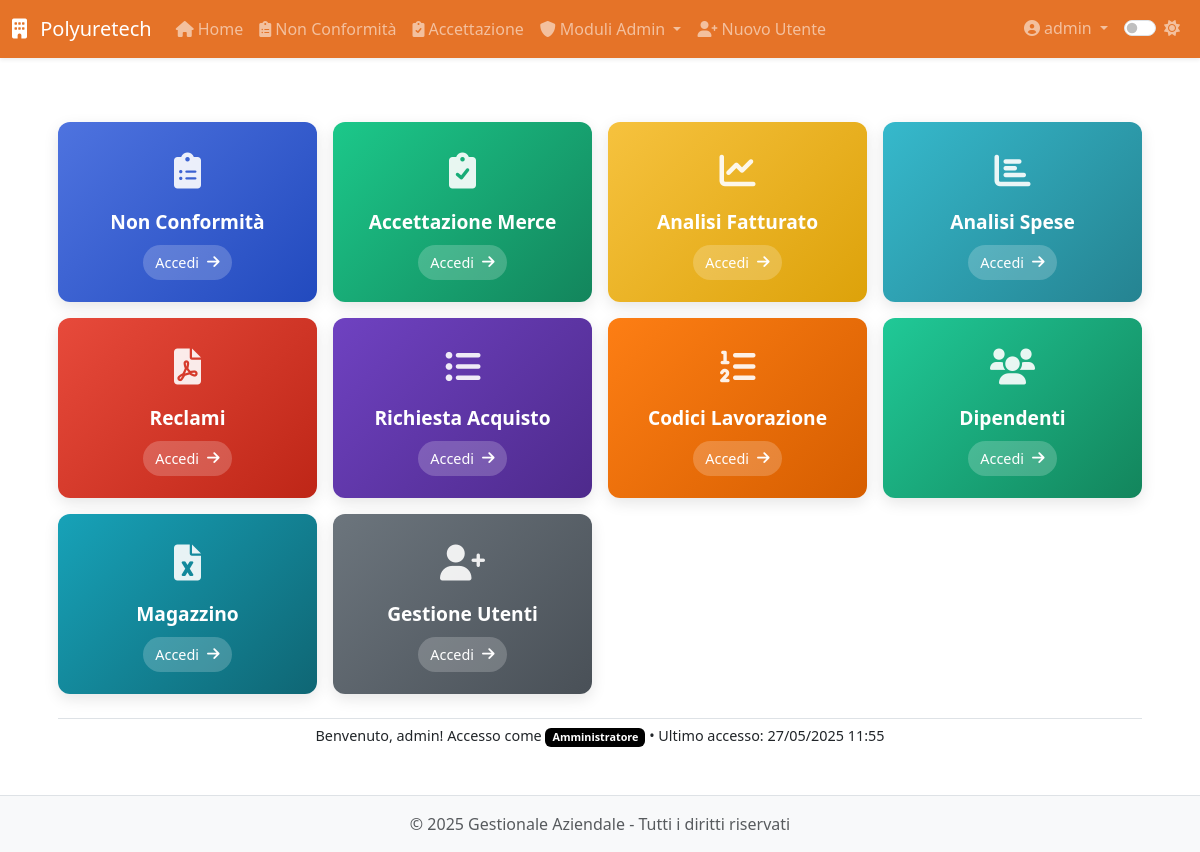
Page /index (signed in) on the committed database.
### app/models.py (models this page shows, shortened)
class User(UserMixin, db.Model):
    __tablename__ = 'users'
    id = db.Column(db.Integer, primary_key=True)
    username = db.Column(db.String(64), unique=True, nullable=False, index=True)
    email = db.Column(db.String(120), unique=True, nullable=False, index=True)
    password_hash = db.Column(db.String(128), nullable=False)
    role = db.Column(db.String(20), default='operatore')  # 'operatore' o 'admin'
    created_at = db.Column(db.DateTime, default=datetime.utcnow)
    last_login = db.Column(db.DateTime)
    is_active = db.Column(db.Boolean, default=True)
    is_admin = db.Column(db.Boolean, default=False)
    modules = db.Column(db.String(255), default='')  # Lista di moduli accessibili separati da virgola
    modulo1_entries = db.relationship('Modulo1Entry',
                               backref='author',
                               lazy='dynamic',
                               foreign_keys='Modulo1Entry.user_id')
    modulo5_entries = db.relationship('Modulo5Entry',
                               backref='author',
                               lazy='dynamic',
                               foreign_keys='Modulo5Entry.user_id')
    def is_admin(self):
        return self.role == 'admin'

### app/routes/dashboard.py (the view)
@dashboard.route('/')
@dashboard.route('/index')
@login_required
def index():
    stats = {
        'modulo1_count': 0,
        'modulo1_unviewed': 0,
        'modulo5_count': 0,
        'modulo5_unviewed': 0,
        'fatturato_totale': 0,
        'clienti_count': 0,
        'users_count': 0,
        'admin_count': 0,
        'operatori_count': 0
    }
    if current_user.is_admin():
        stats['modulo1_count'] = Modulo1Entry.query.count()
        stats['modulo1_unviewed'] = Modulo1Entry.query.filter_by(viewed=False).count()
        stats['modulo5_count'] = Modulo5Entry.query.count()
        stats['modulo5_unviewed'] = Modulo5Entry.query.filter_by(viewed=False).count()
        stats['fatturato_totale'] = db.session.query(func.sum(Fatturato.importo)).scalar() or 0
        stats['clienti_count'] = Cliente.query.count()
        stats['users_count'] = User.query.count()
        stats['admin_count'] = User.query.filter_by(role='admin').count()
        stats['operatori_count'] = User.query.filter_by(role='operatore').count()
    recent_activities = []  # opzionalmente da implementare
    return render_template('dashboard/index.html', title='Dashboard', stats=stats, recent_activities=recent_activities)

### app/__init__.py (called while the page is built)
def register_jinja_filters(app):
    @app.template_filter('format_date')
    def format_date(value, format='%d/%m/%Y'):
        if value:
            return value.strftime(format)
        return ""
    @app.template_filter('format_currency')
    def format_currency(value):
        """Formatta un valore come valuta"""
        if value is not None:
            return f"€ {value:,.2f}".replace(",", "X").replace(".", ",").replace("X", ".")
        return "€ 0,00"
    @app.template_filter('truncate_text')
    def truncate_text(text, length=100):
        """Tronca il testo alla lunghezza specificata"""
        if text and len(text) > length:
            return text[:length] + "..."
        return text if text else ""

### app/models.py (called while the page is built)
@login_manager.user_loader
def load_user(id):
    return User.query.get(int(id))

### app/templates/dashboard/index.html (shortened to what this page needs)
{% extends "base.html" %}
{% block content %}
<div class="dashboard-container">
    <div class="row g-3">
        <div class="col-2-4">
            <div class="dashboard-card gradient-1">
                <div class="card-icon">
                    <i class="fas fa-clipboard-list"></i>
                </div>
                <div class="card-content">
                    <h3>Non Conformità</h3>
                    <a href="{{ url_for('modulo1.index') }}" class="card-link">
                        Accedi <i class="fas fa-arrow-right"></i>
                    </a>
                </div>
            </div>
        </div>
        <div class="col-2-4">
            <div class="dashboard-card gradient-2">
                <div class="card-icon">
                    <i class="fas fa-clipboard-check"></i>
                </div>
                <div class="card-content">
                    <h3>Accettazione Merce</h3>
                    <a href="{{ url_for('modulo5.index') }}" class="card-link">
                        Accedi <i class="fas fa-arrow-right"></i>
                    </a>
                </div>
            </div>
        </div>
        {% if current_user.is_admin() %}
        <div class="col-2-4">
            <div class="dashboard-card gradient-3">
                <div class="card-icon">
                    <i class="fas fa-chart-line"></i>
                </div>
                <div class="card-content">
                    <h3>Analisi Fatturato</h3>
                    <a href="{{ url_for('modulo2.index') }}" class="card-link">
                        Accedi <i class="fas fa-arrow-right"></i>
                    </a>
                </div>
            </div>
        </div>
        <div class="col-2-4">
            <div class="dashboard-card gradient-4">
                <div class="card-icon">
                    <i class="fas fa-chart-bar"></i>
                </div>
                <div class="card-content">
                    <h3>Analisi Spese</h3>
                    <a href="{{ url_for('modulo3.index') }}" class="card-link">
                        Accedi <i class="fas fa-arrow-right"></i>
                    </a>
                </div>
            </div>
        </div>
        <div class="col-2-4">
            <div class="dashboard-card gradient-5">
                <div class="card-icon">
                    <i class="fas fa-file-pdf"></i>
                </div>
                <div class="card-content">
                    <h3>Reclami</h3>
                    <a href="{{ url_for('modulo4.index') }}" class="card-link">
                        Accedi <i class="fas fa-arrow-right"></i>
                    </a>
                </div>
            </div>
        </div>
        <div class="col-2-4">
            <div class="dashboard-card gradient-6">
                <div class="card-icon">
                    <i class="fas fa-list-ul"></i>
                </div>
                <div class="card-content">
                    <h3>Richiesta Acquisto</h3>
                    <a href="{{ url_for('modulo6.index') }}" class="card-link">
                        Accedi <i class="fas fa-arrow-right"></i>
                    </a>
                </div>
            </div>
        </div>
        <div class="col-2-4">
            <div class="dashboard-card gradient-7">
                <div class="card-icon">
                    <i class="fas fa-list-ol"></i>
                </div>
                <div class="card-content">
                    <h3>Codici Lavorazione</h3>
                    <a href="{{ url_for('modulo7.index') }}" class="card-link">
                        Accedi <i class="fas fa-arrow-right"></i>
                    </a>
                </div>
            </div>
        </div>
        <div class="col-2-4">
            <div class="dashboard-card gradient-8">
                <div class="card-icon">
                    <i class="fas fa-users"></i>
                </div>
                <div class="card-content">
                    <h3>Dipendenti</h3>
                    <a href="{{ url_for('modulo8.dashboard') }}" class="card-link">
                        Accedi <i class="fas fa-arrow-right"></i>
                    </a>
                </div>
            </div>
        </div>
        <div class="col-2-4">
            <div class="dashboard-card gradient-9">
                <div class="card-icon">
                    <i class="fas fa-file-excel"></i>
                </div>
                <div class="card-content">
                    <h3>Magazzino</h3>
                    <a href="{{ url_for('modulo9.index') }}" class="card-link">
                        Accedi <i class="fas fa-arrow-right"></i>
                    </a>
                </div>
            </div>
        </div>
        <div class="col-2-4">
            <div class="dashboard-card gradient-10">
                <div class="card-icon">
                    <i class="fas fa-user-plus"></i>
                </div>
                <div class="card-content">
                    <h3>Gestione Utenti</h3>
                    <a href="{{ url_for('auth.register') }}" class="card-link">
                        Accedi <i class="fas fa-arrow-right"></i>
                    </a>
                </div>
            </div>
        </div>
        {% endif %}
    </div>
    <div class="dashboard-footer">
        <p class="dashboard-subtitle">Benvenuto, {{ current_user.username }}! Accesso come
            <span class="badge bg-{{ 'primary' if current_user.is_admin() else 'secondary' }}">
                {{ 'Amministratore' if current_user.is_admin() else 'Operatore' }}
            </span>
            • Ultimo accesso:
            {% if current_user.last_login %}
                {{ current_user.last_login | format_date('%d/%m/%Y %H:%M') }}
            {% else %}
                Prima volta
            {% endif %}
        </p>
    </div>
</div>
{% endblock %}

### app/templates/base.html (shortened to what this page needs)
<!DOCTYPE html>
<html lang="it">
<head>
    <link href="https://cdn.jsdelivr.net/npm/bootstrap@5.3.0-alpha1/dist/css/bootstrap.min.css" rel="stylesheet">
    <link rel="stylesheet" href="https://cdnjs.cloudflare.com/ajax/libs/font-awesome/6.0.0/css/all.min.css">
    <link id="theme-style" rel="stylesheet" href="{{ url_for('static', filename='css/theme-' + theme + '.css') }}">
    <link rel="stylesheet" href="{{ url_for('static', filename='css/style.css') }}">
    <link rel="stylesheet" href="{{ url_for('static', filename='css/modulo8.css') }}">
</head>
<body>
    <header class="navbar navbar-expand-lg navbar-dark bg-primary sticky-top shadow-sm">
        <div class="container-fluid">
            <a class="navbar-brand" href="{{ url_for('dashboard.index') }}">
                <i class="fas fa-building me-2"></i> Polyuretech
            </a>
            <div class="collapse navbar-collapse" id="navbarMain">
                {% if current_user.is_authenticated %}
                <ul class="navbar-nav me-auto">
                    <li class="nav-item">
                        <a class="nav-link" href="{{ url_for('dashboard.index') }}">
                            <i class="fas fa-home me-1"></i>Home
                        </a>
                    </li>
                    <li class="nav-item">
                        <a class="nav-link" href="{{ url_for('modulo1.index') }}">
                            <i class="fas fa-clipboard-list me-1"></i>Non Conformità
                        </a>
                    </li>
                    <li class="nav-item">
                        <a class="nav-link" href="{{ url_for('modulo5.index') }}">
                            <i class="fas fa-clipboard-check me-1"></i>Accettazione
                        </a>
                    </li>
                    {% if current_user.is_admin() %}
                    <li class="nav-item dropdown">
                        <a class="nav-link dropdown-toggle" href="#" id="adminModulesDropdown" data-bs-toggle="dropdown">
                            <i class="fas fa-shield-alt me-1"></i>Moduli Admin
                        </a>
                    </li>
                    <li class="nav-item">
                        <a class="nav-link" href="{{ url_for('auth.register') }}">
                            <i class="fas fa-user-plus me-1"></i>Nuovo Utente
                        </a>
                    </li>
                    {% endif %}
                </ul>
                <ul class="navbar-nav ms-auto">
                    <li class="nav-item dropdown">
                        <a class="nav-link dropdown-toggle" href="#" id="userDropdown" data-bs-toggle="dropdown">
                            <i class="fas fa-user-circle me-1"></i>{{ current_user.username }}
                        </a>
                    </li>
                    <li class="nav-item">
                        <div class="nav-link">
                            <div class="form-check form-switch">
                                <input class="form-check-input" type="checkbox" id="darkModeToggle" {% if theme == 'dark' %}checked{% endif %}>
                                <label class="form-check-label" for="darkModeToggle">
                                    <i id="theme-icon" class="fas {% if theme == 'dark' %}fa-moon{% else %}fa-sun{% endif %}"></i>
                                </label>
                            </div>
                        </div>
                    </li>
                </ul>
                {% endif %}
            </div>
        </div>
    </header>
    <main class="container py-4">
        {% block content %}{% endblock %}
    </main>
    <footer class="footer mt-auto py-3 bg-light">
        <div class="container text-center">
            <span class="text-muted">&copy; {{ current_year }} {{ app_name }} - Tutti i diritti riservati</span>
        </div>
    </footer>
</body>
</html>

### app/static/css/theme-light.css (style rules this page uses)
:root { --primary-color: #e05a00d7; --secondary-color: #6c757d; --bg-color: #ffffff; --text-color: #212529; --border-color: #dee2e6; --hover-bg: #f8f9fa; --card-bg: #ffffff; --card-border: #e9ecef; --input-bg: #ffffff; --input-border: #ced4da; --footer-bg: #f8f9fa; --footer-text: #6c757d; --bs-primary-rgb: 0, 0, 0; --bs-success-rgb: 1, 150, 20; --bs-info-rgb: 0, 0, 255; --bs-purple-rgb: 128, 0, 128; --bs-orange-rgb: 255, 165, 0; --bs-teal-rgb: 180, 180, 180; --bs-warning-rgb: 255, 255, 0; --bs-danger-rgb: 255, 0, 0; --bs-btn-bg: #ffffff; }
body { background-color: var(--bg-color); color: var(--text-color); transition: all 0.3s ease; }
.navbar-dark { background-color: var(--primary-color) !important; }
.footer { background-color: var(--footer-bg) !important; color: var(--footer-text); border-top: 1px solid var(--border-color); }

### app/static/css/style.css (style rules this page uses)
body { display: flex; flex-direction: column; min-height: 100vh; }
main { flex: 1; }
.dashboard-card { transition: all .3s ease; border-radius: 10px; overflow: hidden; height: 100%; }

### app/templates/dashboard/index.html (style rules this page uses)
.dashboard-container { padding: 1rem; background: var(--bs-body-bg); min-height: auto; display: flex; flex-direction: column; }
.col-2-4 { flex: 0 0 20%; max-width: 20%; padding: 0 0.5rem; }
.dashboard-footer { text-align: center; margin-top: 1.5rem; padding: 0.5rem 0; border-top: 1px solid var(--bs-border-color); }
.dashboard-subtitle { color: var(--bs-body-color); font-size: 0.9rem; margin: 0; line-height: 1.2; }
.dashboard-card { position: relative; border-radius: 12px; padding: 1.25rem; height: 100%; overflow: hidden; transition: all 0.3s ease; color: white; box-shadow: 0 5px 15px rgba(0,0,0,0.1); min-height: 180px; display: flex; flex-direction: column; justify-content: center; align-items: center; text-align: center; }
.card-icon { font-size: 2.25rem; margin-bottom: 0.75rem; opacity: 0.9; }
.card-content h3 { font-size: 1.2rem; margin-bottom: 0.75rem; font-weight: 600; }
.card-link { color: white; text-decoration: none; font-weight: 500; display: inline-flex; align-items: center; gap: 0.5rem; padding: 0.4rem 0.8rem; border-radius: 20px; background: rgba(255,255,255,0.2); transition: all 0.3s ease; font-size: 0.9rem; }
.gradient-1 { background: linear-gradient(135deg, #4e73df 0%, #224abe 100%); }
.gradient-2 { background: linear-gradient(135deg, #1cc88a 0%, #13855c 100%); }
.gradient-3 { background: linear-gradient(135deg, #f6c23e 0%, #dda20a 100%); }
.gradient-4 { background: linear-gradient(135deg, #36b9cc 0%, #258391 100%); }
.gradient-5 { background: linear-gradient(135deg, #e74a3b 0%, #be2617 100%); }
.gradient-6 { background: linear-gradient(135deg, #6f42c1 0%, #4e2a8c 100%); }
.gradient-7 { background: linear-gradient(135deg, #fd7e14 0%, #d65e00 100%); }
.gradient-8 { background: linear-gradient(135deg, #20c997 0%, #13855c 100%); }
.gradient-9 { background: linear-gradient(135deg, #17a2b8 0%, #0f6674 100%); }
.gradient-10 { background: linear-gradient(135deg, #6c757d 0%, #495057 100%); }
@media (max-width: 1200px) { .col-2-4 { flex: 0 0 25%; max-width: 25%; } }

### rows in the picture
User: username "admin", role "Amministratore", last_login "27/05/2025 11:55"

### other values in the picture
{{ app_name }} "Gestionale Aziendale"
